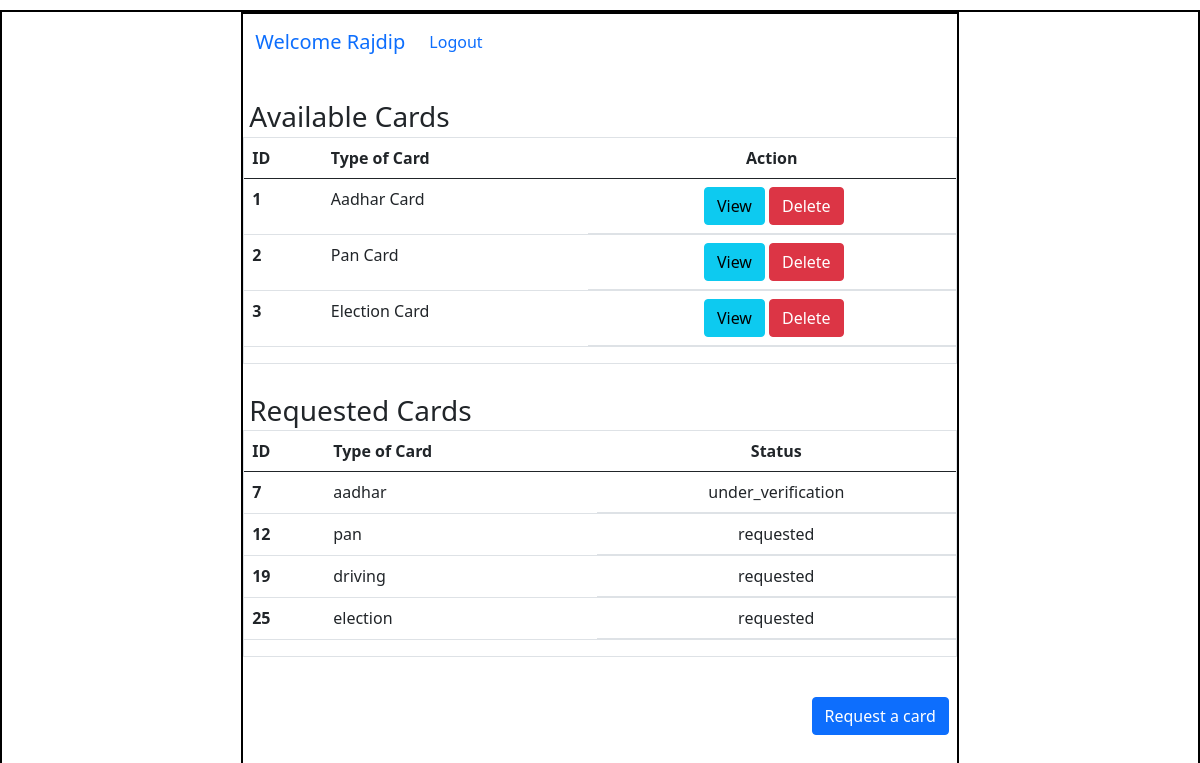
Page /home/2 on the committed database.
### application/models.py (models this page shows)
class User(db.Model):
    id = db.Column(db.Integer(), primary_key=True)
    username = db.Column(db.String(), unique = True, nullable = False)
    email = db.Column(db.String(), unique = True, nullable = False)
    password = db.Column(db.String(), nullable = False)
    type = db.Column(db.String(), default = "general")
    details = db.relationship("Info", backref = "creator")

class Info(db.Model):
    id = db.Column(db.Integer(), primary_key = True)
    atr_name = db.Column(db.String(), nullable = False)
    atr_value = db.Column(db.String(), nullable = False)
    c_name = db.Column(db.String(), nullable = False)
    user_id = db.Column(db.Integer(), db.ForeignKey("user.id"),nullable = False )

### application/controllers.py (the view)
@app.route("/home/<int:user_id>")
def user_dash(user_id):
    this_user=User.query.filter_by(id = user_id).first()
    return render_template("user_dash.html",this_user=this_user)

### templates/user_dash.html (shortened to what this page needs)
<!DOCTYPE html>
<html lang="en">
<head>
    <link rel="stylesheet" href="/ecard-app-mad1/static/style.css">
    <link href="https://cdn.jsdelivr.net/npm/bootstrap@5.0.2/dist/css/bootstrap.min.css" rel="stylesheet">
</head>
<body>
    <div id="main">
        <div id="canvas">
            <nav class="navbar navbar-expand-lg bg-body-tertiary">
                <div class="container-fluid">
                  <a class="navbar-brand" href="#">Welcome {{this_user.username}}</a>
                  <div class="collapse navbar-collapse" id="navbarSupportedContent">
                    <ul class="navbar-nav me-auto mb-2 mb-lg-0">
                      <li class="nav-item">
                        <a class="nav-link active" aria-current="page" href="/login">Logout</a>
                      </li>
                    </ul>
                  </div>
                </div>
              </nav>
              <div id="content">
                <h3 class="headings">Available Cards</h3>
                <div class="table border">
                    <table class="table">
                        <thead>
                          <tr>
                            <th scope="col">ID</th>
                            <th scope="col">Type of Card</th>
                            <th scope="col" class="text-center">Action</th>
                          </tr>
                        </thead>
                        <tbody>
                          <tr>
                            <th scope="row">1</th>
                            <td>Aadhar Card</td>
                            <td class="d-flex justify-content-center">
                              <a href="" type="button" class="btn btn-info mx-1">View</a>
                              <a href="" type="button" class="btn btn-danger">Delete</a>
                            </td>
                          </tr>
                          <tr>
                            <th scope="row">2</th>
                            <td>Pan Card</td>
                            <td class="d-flex justify-content-center">
                              <a href="" type="button" class="btn btn-info mx-1">View</a>
                              <a href="" type="button" class="btn btn-danger">Delete</a>
                            </td>
                          </tr>
                          <tr>
                            <th scope="row">3</th>
                            <td>Election Card</td>
                            <td class="d-flex justify-content-center">
                              <a href="" type="button" class="btn btn-info mx-1">View</a>
                              <a href="" type="button" class="btn btn-danger">Delete</a>
                            </td>
                          </tr>
                        </tbody>
                      </table>
                </div>
                <h3 class="headings">Requested Cards</h3>
                <div class="table border">
                    <table class="table">
                        <thead>
                          <tr>
                            <th scope="col">ID</th>
                            <th scope="col">Type of Card</th>
                            <th scope="col" class="text-center">Status</th>
                          </tr>
                        </thead>
                        <tbody>
                          {% for info in this_user.details %}
                            {% if info.atr_name == "status" %}
                              <tr>
                                <th scope="row">{{loop.index}}</th>
                                <td>{{info.c_name}}</td>
                                <td class="d-flex justify-content-center">
                                  {{info.atr_value}}
                                </td>
                              </tr>
                            {% endif %}
                          {%  endfor %}
                        </tbody>
                      </table>
                </div>
                <div class="text-end">
                  <a href="/request_card/{{this_user.id}}" type="button" class="btn btn-primary mx-2 my-4">Request a card</a>
                </div>
              </div>
        </div>
    </div>
</body>
</html>

### static/style.css (style rules this page uses)
* { margin:0px; }
#main,#canvas { border:2px solid black; margin-top: 10px; }
#canvas { width: 60%; margin: auto; height: 800px; }
.headings { margin: 3px; padding-left: 3px; margin-top: 30px; }

### rows in the picture
User: username "Rajdip"
Info: c_name "aadhar", atr_value "under_verification"
Info: c_name "pan", atr_value "requested"
Info: c_name "driving", atr_value "requested"
Info: c_name "election", atr_value "requested"
